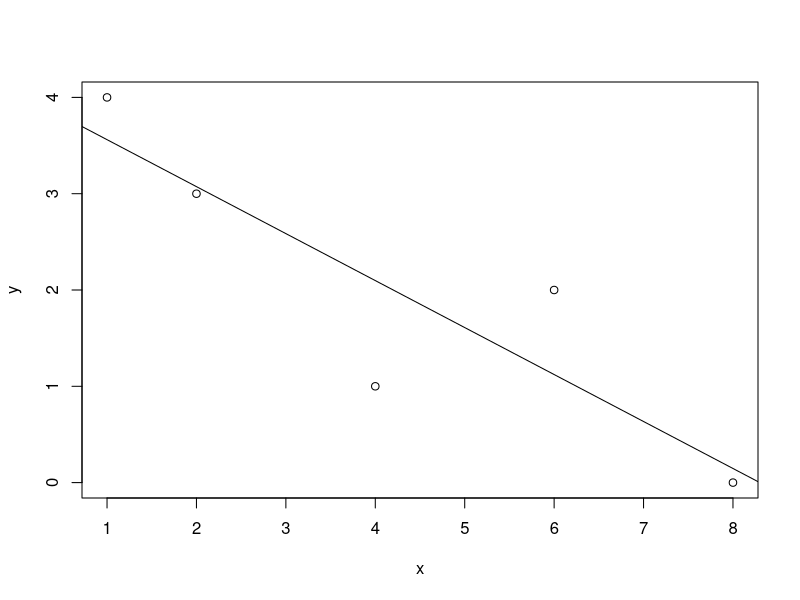

This chart was generated by the following R code:
# Write your model
# Simple linear regression
# Check list
# Sxx,Syy,Sxy(Checked)(Mahmoud and Zyad).
# Beta 1,Beta0(Checked)(Mahmoud and Zyad).
# SSR,SSE(Bisho and Hamdi).
# Anova table(ziad and ali).
# Confidence interval for estimator at given significant level(gaber and safy).
# Calculation of C.l. for mean response and new observation(Gowely and Ashraf).
# Scatter plot contain fitted line(Checked)(Mahmoud).
#----------------------Mahmoud Essam and Zyad Ashraf--------------------------#
Data <- data.frame(
  x = c(1,2,4,6,8),
  y = c(4,3,1,2,0)
)
# Getting needed data
x <- Data$x
y <- Data$y
# Calculating Sxx and Sxy and Syy
Sxx <- sum(x^2) -length(x)*(mean(x)^2) 
Syy <- sum(y^2) -length(y)*(mean(y)^2)
Sxy <- sum(x*y) -length(x)*mean(x)*mean(y)
# Calculating intercept(Beta Node) and Slope(Beta 1)
Beta_1 <- Sxy / Sxx
Beta_0 <- mean(y) - Beta_1*mean(x)
# Plotting data 
plot(x,y)
abline(a=Beta_0,b=Beta_1)
#----------------------Mahmoud Essam and Zyad Ashraf--------------------------#

